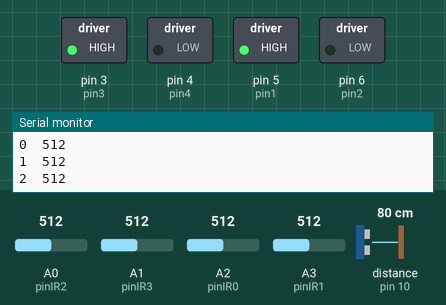
Simulated run of this sketch. Board: Arduino Uno, built with avr-gcc and run on an emulated ATmega328P. Parts: switched loads named in the sketch (green lamp = pin HIGH), the last lines printed to the serial monitor. Wiring (inferred from the names in the program): ultrasonic range finder: trigger pin 9; echo pin 10. Inputs (shaded band) come from the test bench; at power-on: distance to the obstacle (sensor on pin 10) 80 cm, A0 (pinIR2) = 512, A1 (pinIR3) = 512, A2 (pinIR0) = 512, A3 (pinIR1) = 512. The echo pulse lasts 58.3 µs per cm; pins used as bus, display or sensor lines are not drawn.

Above: at 4.2 s.
4.3 s: distance to the obstacle (sensor on pin 10) set to 9 cm
At 5.4 s:
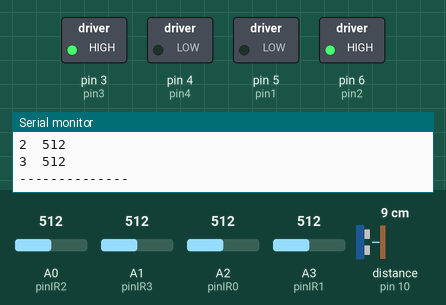
5.8 s: A0 (pinIR2) set to 166
7.3 s: A0 (pinIR2) set to 133
At 8.0 s:
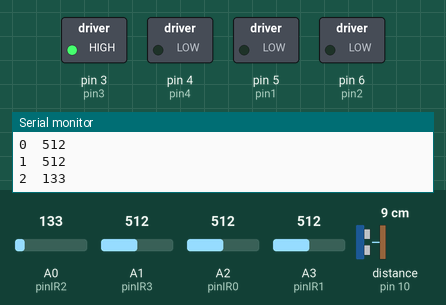
8.8 s: A0 (pinIR2) set to 160
At 9.2 s:
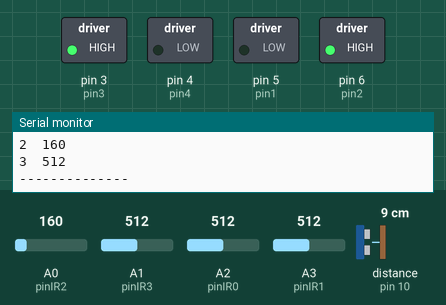
10.3 s: A1 (pinIR3) set to 161
11.8 s: A1 (pinIR3) set to 143
At 13.1 s:
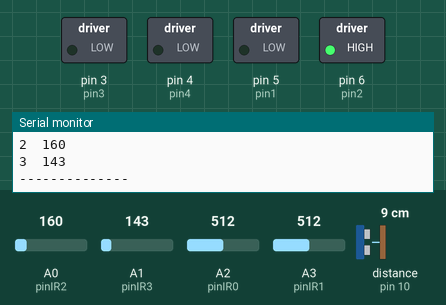
Timing chart, 0 to 14.3 s (numbered marks = the images above; inputs shaded):
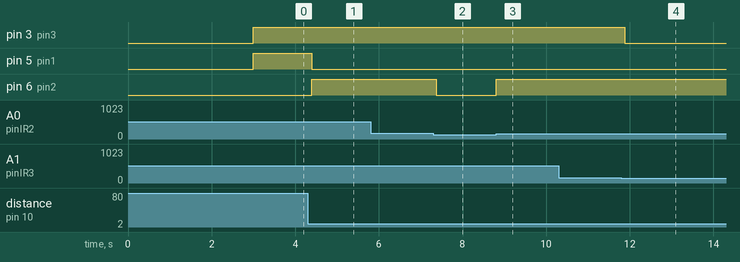

The sketch:

Robot-Asesino.ino
```cpp
#define pin1 5
#define pin2 6
#define pin3 3
#define pin4 4

#define pinIR0 A2
#define pinIR1 A3
#define pinIR2 A0
#define pinIR3 A1

// #define pinAnalogAngulo A1

#define pinEcho 10
#define pinTrigger 9

#define TIMEOUT_ECO 23200

uint8_t IR[] = {pinIR0, pinIR1, pinIR2, pinIR3};
uint8_t lecturas_anteriores[] = {0, 0, 0, 0};

bool polaridad = true;

struct Estado // Puede usarse bit set-bit unset
{
	unsigned enemigo : 1;
	unsigned ir_lf : 1;
	unsigned ir_rf : 1;
	unsigned ir_lb : 1;
	unsigned ir_rb : 1;
	// unsigned resto : 2;
	bool operator==(const struct Estado &e2)
	{
		return this->enemigo == e2.enemigo &&
				 this->ir_lb == e2.ir_lb &&
				 this->ir_rb == e2.ir_rb &&
				 this->ir_lf == e2.ir_lf &&
				 this->ir_rf == e2.ir_rf;
	}
	bool operator!=(const struct Estado &e2) { return !(*this == e2); }
};

struct Estado estado_anterior = {0b0, 0b0, 0b0, 0b0, 0b0};
struct Estado estado_actual;

void actualizarEstado(struct Estado &estado_actual);
void movimiento_izquierda(int dir);
void movimiento_derecha(int dir);
bool comprobarAnalogico(uint8_t n);
bool buscarEnemigo();
void mover(int izq, int der);

void setup()
{
	pinMode(pin1, OUTPUT);
	pinMode(pin2, OUTPUT);
	pinMode(pin3, OUTPUT);
	pinMode(pin4, OUTPUT);

	pinMode(pinIR0, INPUT);
	pinMode(pinIR1, INPUT);
	pinMode(pinIR2, INPUT);
	pinMode(pinIR3, INPUT);

	// pinMode(pinAnalogAngulo, INPUT);

	pinMode(pinTrigger, OUTPUT);
	pinMode(pinEcho, INPUT_PULLUP);
	digitalWrite(pin1, LOW);
	digitalWrite(pin2, LOW);
	digitalWrite(pin3, LOW);
	digitalWrite(pin4, LOW);
	digitalWrite(pinTrigger, LOW);

	Serial.begin(9600);

	delay(3000);

  mover(1,-1);
}

void loop()
{
	actualizarEstado(estado_actual);

	if (estado_actual != estado_anterior)
	{
		// Se sale por detrás
		if (estado_actual.ir_rb)
		{
			// Giro hacia delante izquierda
			mover(0, 1);
			if (estado_actual.ir_lb)
				mover(1, 1); // Aquí sería sacar el pinchito
		}
		else if (estado_actual.ir_lb)
		{
			// Giro hacia delante derecha
			mover(1, 0);
			if (estado_actual.ir_rb)
				mover(1, 1); // Aquí sería sacar el pinchito
		}

		// Se sale por delante
		else if (estado_actual.ir_rf)
		{
			// Giro hacia atrás izquierda
			mover(0, -1);
			if (estado_actual.ir_lf)
				mover(-1, -1);
		}
		else if (estado_actual.ir_lf)
		{
			// Giro hacia atrás derecha
			mover(-1, 0);
			if (estado_actual.ir_rf)
				mover(-1, -1);
		}
		else if (!estado_actual.enemigo)
		{
			mover(-1, 1);
		}
		else
		{
			mover(1, 1);
		}
	}
	estado_anterior = estado_actual;

	delay(100);
}

void actualizarEstado(struct Estado &estado_actual)
{
	estado_actual.enemigo = buscarEnemigo();
	estado_actual.ir_lf = comprobarAnalogico(0);
	estado_actual.ir_rf = comprobarAnalogico(1);
	estado_actual.ir_lb = comprobarAnalogico(2);
	estado_actual.ir_rb = comprobarAnalogico(3);

  Serial.println("--------------");

}

void movimiento_derecha(int dir)
{
	switch (dir)
	{
	case 1:
		digitalWrite(pin1, LOW);
		digitalWrite(pin2, HIGH);
		break;

	case -1:
		digitalWrite(pin2, LOW);
		digitalWrite(pin1, HIGH);
		break;

	default:
		digitalWrite(pin1, LOW);
		digitalWrite(pin2, LOW);
		break;
	}
}

void movimiento_izquierda(int dir)
{
	switch (dir)
	{
	case -1:
		digitalWrite(pin3, LOW);
		digitalWrite(pin4, HIGH);
		break;

	case 1:
		digitalWrite(pin4, LOW);
		digitalWrite(pin3, HIGH);
		break;

	default:
		digitalWrite(pin3, LOW);
		digitalWrite(pin4, LOW);
		break;
	}
}

void mover(int izq, int der)
{
	movimiento_izquierda(izq);
	movimiento_derecha(der);
}

unsigned long leeDistancia(uint8_t triggerPin, uint8_t ecoPin)
{
	delayMicroseconds(2);			  // Por seguridad
	digitalWrite(triggerPin, HIGH); // Activa el trigger 10 us
	delayMicroseconds(10);
	digitalWrite(triggerPin, LOW);
	return pulseIn(ecoPin, HIGH, TIMEOUT_ECO); // Lee la anchura del
}

/*void gira(int dir)
{
	// Serial.mln("Cambiando");
	if (dir != 1 && dir != -1)
	{
		movimiento_izquierda(0);
		movimiento_derecha(0);
	}

	else
	{
		movimiento_izquierda((-1.0) * dir);
		movimiento_derecha((-1.0) * dir);
	}
}*/

bool buscarEnemigo()
{
	uint16_t distancia = leeDistancia(pinTrigger, pinEcho) / 58;
	return distancia < 50;
}

bool comprobarAnalogico(uint8_t n)
{
	int lectura = analogRead(IR[n]);

	//bool cambio = (lectura > 2 * lecturas_anteriores[n] || lectura < lecturas_anteriores[n] / 2) && lecturas_anteriores[n] > 0;
  bool cambio = lectura < 150;
	lecturas_anteriores[n] = lectura;

 Serial.print(n);
 Serial.print("\t");
 Serial.println(lectura);

	return cambio;
}

/*
void cambia_polaridad()
{
	// Serial.println("Cambiando");
	polaridad = !polaridad;
	if (polaridad)
	{
		movimiento_derecha(1);
		movimiento_izquierda(1);
	}
	else
	{
		movimiento_derecha(-1);
		movimiento_izquierda(-1);
	}
}*/

/* void pruebaInfrarrojos()
{
	uint8_t v0 = analogRead(IR[0]);
	uint8_t v1 = analogRead(IR[1]);
	uint8_t v2 = analogRead(IR[2]);
	uint8_t v3 = analogRead(IR[3]);

	Serial.println("IR0: " + v0);
	Serial.println("IR1: " + v1);
	Serial.println("IR2: " + v2);
	Serial.println("IR3: " + v3);
} */
```

Measured:
- the behaviour switches between 150 and 149 on A0 (pinIR2) (found by bisection; images 1 and 2)
- the behaviour switches between 150 and 149 on A1 (pinIR3) (found by bisection; images 3 and 4)
- after the input at 4.3 s, pin 5 (pin1): HIGH → LOW after 0.09 s; pin 6 (pin2): LOW → HIGH after 0.09 s
- after the input at 7.3 s, pin 6 (pin2): HIGH → LOW after 0.07 s
- after the input at 8.8 s, pin 6 (pin2): LOW → HIGH at once
- after the input at 11.8 s, pin 3 (pin3): HIGH → LOW after 0.08 s
